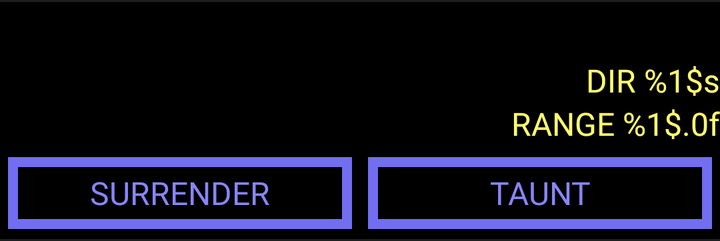
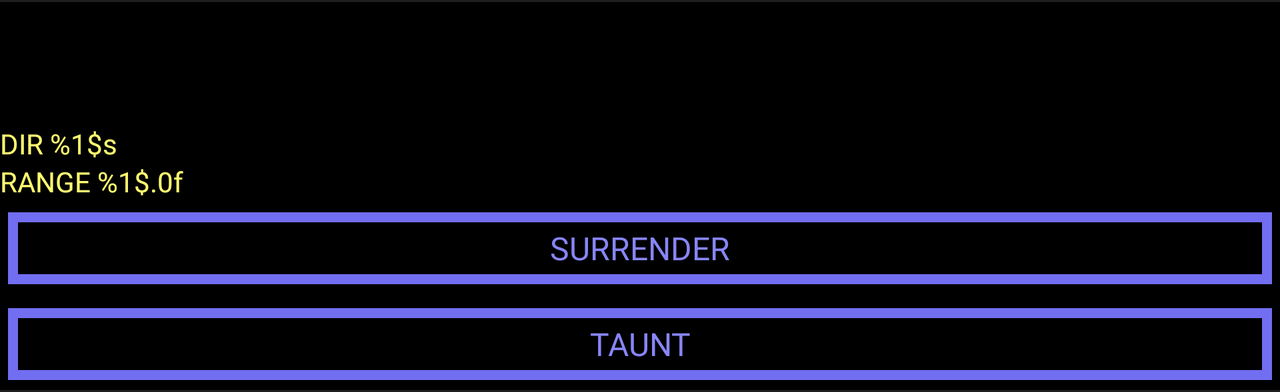

Two renders of one Android screen. The first uses the default layout on a phone; the second uses the alternative layout the repository ships for a different screen configuration, on a matching device. The two XML files are below.
<!-- AndroidManifest.xml: application theme Theme.ArtemisAgent -->
<!-- res/layout/enemies_entry.xml -->
<?xml version="1.0" encoding="utf-8"?>
<androidx.constraintlayout.widget.ConstraintLayout
    xmlns:android="http://schemas.android.com/apk/res/android"
    xmlns:app="http://schemas.android.com/apk/res-auto"
    android:layout_width="match_parent"
    android:layout_height="wrap_content">
    <View
        android:id="@+id/topDivider"
        android:layout_width="match_parent"
        android:layout_height="1dp"
        android:background="?android:attr/listDivider"
        app:layout_constraintTop_toTopOf="parent" />
    <TextView
        android:id="@+id/enemyNameLabel"
        android:layout_width="match_parent"
        android:layout_height="wrap_content"
        android:ellipsize="end"
        android:textSize="@dimen/mediumTextSize"
        app:layout_constraintTop_toTopOf="@id/topDivider" />
    <TextView
        android:id="@+id/enemyDirectionLabel"
        android:layout_width="wrap_content"
        android:layout_height="wrap_content"
        android:text="@string/direction"
        android:textSize="@dimen/baseTextSize"
        app:layout_constraintEnd_toEndOf="parent"
        app:layout_constraintRight_toRightOf="parent"
        app:layout_constraintTop_toBottomOf="@id/enemyNameLabel" />
    <TextView
        android:id="@+id/enemyRangeLabel"
        android:layout_width="wrap_content"
        android:layout_height="wrap_content"
        android:text="@string/range"
        android:textSize="@dimen/baseTextSize"
        app:layout_constraintEnd_toEndOf="parent"
        app:layout_constraintRight_toRightOf="parent"
        app:layout_constraintTop_toBottomOf="@id/enemyDirectionLabel" />
    <TextView
        android:id="@+id/enemyStatusLabel"
        android:layout_width="0dp"
        android:layout_height="wrap_content"
        android:layout_marginEnd="@dimen/paddingSmall"
        android:textSize="@dimen/baseTextSize"
        app:layout_constraintEnd_toStartOf="@id/enemyDirectionLabel"
        app:layout_constraintLeft_toLeftOf="parent"
        app:layout_constraintRight_toLeftOf="@id/enemyDirectionLabel"
        app:layout_constraintStart_toStartOf="parent"
        app:layout_constraintTop_toBottomOf="@id/enemyNameLabel" />
    <TextView
        android:id="@+id/enemyTauntsLabel"
        android:layout_width="0dp"
        android:layout_height="wrap_content"
        android:layout_marginEnd="@dimen/paddingSmall"
        android:textSize="@dimen/baseTextSize"
        app:layout_constraintEnd_toStartOf="@id/enemyRangeLabel"
        app:layout_constraintLeft_toLeftOf="parent"
        app:layout_constraintRight_toLeftOf="@id/enemyRangeLabel"
        app:layout_constraintStart_toStartOf="parent"
        app:layout_constraintTop_toBottomOf="@id/enemyStatusLabel" />
    <Button
        android:id="@+id/enemySurrenderButton"
        android:layout_width="0dp"
        android:layout_height="wrap_content"
        android:text="@string/surrender"
        app:layout_constraintEnd_toStartOf="@id/enemyTauntButton"
        app:layout_constraintLeft_toLeftOf="parent"
        app:layout_constraintRight_toLeftOf="@id/enemyTauntButton"
        app:layout_constraintStart_toStartOf="parent"
        app:layout_constraintTop_toBottomOf="@id/enemyTauntsLabel" />
    <Button
        android:id="@+id/enemyTauntButton"
        android:layout_width="0dp"
        android:layout_height="wrap_content"
        android:text="@string/taunt"
        app:layout_constraintEnd_toEndOf="parent"
        app:layout_constraintLeft_toRightOf="@id/enemySurrenderButton"
        app:layout_constraintRight_toRightOf="parent"
        app:layout_constraintStart_toEndOf="@id/enemySurrenderButton"
        app:layout_constraintTop_toBottomOf="@id/enemyTauntsLabel" />
    <View
        android:id="@+id/bottomDivider"
        android:layout_width="match_parent"
        android:layout_height="1dp"
        android:layout_marginTop="@dimen/paddingSmall"
        android:background="?android:attr/listDivider"
        app:layout_constraintBottom_toBottomOf="parent" />
</androidx.constraintlayout.widget.ConstraintLayout>
<!-- resources referenced by this layout -->
<resources>
  <dimen name="baseTextSize">16sp</dimen>
  <dimen name="mediumTextSize">22sp</dimen>
  <dimen name="paddingSmall">5dp</dimen>
  <string name="direction">DIR %1$s</string>
  <string name="range">RANGE %1$.0f</string>
  <string name="surrender">Surrender</string>
  <string name="taunt">Taunt</string>
  <color name="colorPrimary">#726EF1</color>
  <color name="backgroundBlack">#000000</color>
  <color name="colorAccent">#8885F8</color>
  <color name="textDefault">#FFFC6F</color>
  <style name="TextAppearance.ArtemisAgent" parent="TextAppearance.AppCompat">
          <item name="android:textSize">@dimen/baseTextSize</item>
      </style>
  <style name="TextAppearance.ArtemisAgent.Button" parent="TextAppearance.AppCompat.Button">
          <item name="android:textSize">@dimen/baseTextSize</item>
      </style>
  <!-- drawable checkbox_drawable (drawable) -->
  <?xml version="1.0" encoding="utf-8"?>
  <shape xmlns:android="http://schemas.android.com/apk/res/android"
      android:shape="rectangle">
      <stroke android:width="3dp" android:color="?attr/colorButtonNormal" />
      <solid android:color="@color/checkbox_fill" />
      <size android:width="@dimen/checkBoxSize" android:height="@dimen/checkBoxSize" />
  </shape>
  <style name="Widget.ArtemisAgent.Button" parent="Widget.AppCompat.Button">
          <item name="android:background">@drawable/button_drawable</item>
          <item name="android:textColor">@color/button_text_color</item>
      </style>
  <style name="Widget.ArtemisAgent.TextView" parent="Widget.AppCompat.TextView">
          <item name="android:textColor">?android:attr/textColorPrimary</item>
      </style>
  <style name="Widget.ArtemisAgent.EditText" parent="Widget.AppCompat.EditText">
          <item name="background">@drawable/button_drawable</item>
          <item name="android:background">@drawable/button_drawable</item>
          <item name="android:textCursorDrawable">@drawable/text_cursor</item>
          <item name="android:textColorHint">?android:attr/textColorPrimary</item>
      </style>
  <style name="Widget.ArtemisAgent.AutoCompleteTextView" parent="Widget.AppCompat.AutoCompleteTextView">
          <item name="background">@drawable/button_drawable</item>
          <item name="android:background">@drawable/button_drawable</item>
          <item name="android:popupAnimationStyle">@anim/appear</item>
          <item name="android:popupBackground">@drawable/button_drawable</item>
          <item name="android:textCursorDrawable">@drawable/text_cursor</item>
      </style>
  <style name="ThemeOverlay.ArtemisAgent.AlertDialog" parent="ThemeOverlay.AppCompat.Dialog.Alert">
          <item name="android:backgroundDimEnabled">false</item>
          <item name="android:scrollbars">none</item>
          <item name="android:windowBackground">@drawable/button_drawable</item>
          <item name="android:windowAnimationStyle">@anim/appear</item>
      </style>
  <style name="Widget.ArtemisAgent.SeekBar" parent="Widget.AppCompat.SeekBar">
          <item name="background">@drawable/slider_drawable</item>
          <item name="android:background">@drawable/slider_drawable</item>
          <item name="android:progressDrawable">@drawable/slider_drawable</item>
          <item name="android:thumb">@drawable/text_cursor</item>
      </style>
  <dimen name="checkBoxSize">16dp</dimen>
  <!-- drawable text_cursor (drawable) -->
  <?xml version="1.0" encoding="utf-8"?>
  <shape xmlns:android="http://schemas.android.com/apk/res/android"
      android:shape="rectangle">
      <size android:height="10dip" android:width="10dip" />
      <solid android:color="?attr/colorPrimary" />
  </shape>
</resources>
<!-- res/layout-land/enemies_entry.xml (the repository's variant of the layout above) -->
<!-- drawn on the phone turned sideways -->
<?xml version="1.0" encoding="utf-8"?>
<androidx.constraintlayout.widget.ConstraintLayout
    xmlns:android="http://schemas.android.com/apk/res/android"
    xmlns:app="http://schemas.android.com/apk/res-auto"
    android:layout_width="wrap_content"
    android:layout_height="wrap_content">
    <View
        android:id="@+id/topDivider"
        android:layout_width="match_parent"
        android:layout_height="1dp"
        android:background="?android:attr/listDivider"
        app:layout_constraintTop_toTopOf="parent" />
    <TextView
        android:id="@+id/enemyNameLabel"
        android:layout_width="match_parent"
        android:layout_height="wrap_content"
        android:ellipsize="end"
        android:textSize="18sp"
        app:layout_constraintTop_toTopOf="@id/topDivider" />
    <TextView
        android:id="@+id/enemyDirectionLabel"
        android:layout_width="match_parent"
        android:layout_height="wrap_content"
        android:text="@string/direction"
        app:layout_constraintTop_toBottomOf="@id/enemyTauntsLabel" />
    <TextView
        android:id="@+id/enemyRangeLabel"
        android:layout_width="match_parent"
        android:layout_height="wrap_content"
        android:text="@string/range"
        app:layout_constraintTop_toBottomOf="@id/enemyDirectionLabel" />
    <TextView
        android:id="@+id/enemyStatusLabel"
        android:layout_width="match_parent"
        android:layout_height="wrap_content"
        android:layout_marginEnd="@dimen/paddingSmall"
        app:layout_constraintTop_toBottomOf="@id/enemyNameLabel" />
    <TextView
        android:id="@+id/enemyTauntsLabel"
        android:layout_width="match_parent"
        android:layout_height="wrap_content"
        android:layout_marginEnd="@dimen/paddingSmall"
        app:layout_constraintTop_toBottomOf="@id/enemyStatusLabel" />
    <Button
        android:id="@+id/enemySurrenderButton"
        android:layout_width="0dp"
        android:layout_height="wrap_content"
        android:text="@string/surrender"
        app:layout_constraintEnd_toEndOf="parent"
        app:layout_constraintLeft_toLeftOf="parent"
        app:layout_constraintRight_toRightOf="parent"
        app:layout_constraintStart_toStartOf="parent"
        app:layout_constraintTop_toBottomOf="@id/enemyRangeLabel" />
    <Button
        android:id="@+id/enemyTauntButton"
        android:layout_width="0dp"
        android:layout_height="wrap_content"
        android:text="@string/taunt"
        app:layout_constraintEnd_toEndOf="parent"
        app:layout_constraintLeft_toLeftOf="parent"
        app:layout_constraintRight_toRightOf="parent"
        app:layout_constraintStart_toStartOf="parent"
        app:layout_constraintTop_toBottomOf="@id/enemySurrenderButton" />
    <View
        android:id="@+id/bottomDivider"
        android:layout_width="match_parent"
        android:layout_height="1dp"
        android:layout_marginTop="@dimen/paddingSmall"
        android:background="?android:attr/listDivider"
        app:layout_constraintBottom_toBottomOf="parent" />
</androidx.constraintlayout.widget.ConstraintLayout>
<!-- resources referenced by the variant -->
<!-- as the phone turned sideways resolves them -->
<resources>
  <dimen name="paddingSmall">5dp</dimen>
  <string name="direction">DIR %1$s</string>
  <string name="range">RANGE %1$.0f</string>
  <string name="surrender">Surrender</string>
  <string name="taunt">Taunt</string>
  <color name="colorPrimary">#726EF1</color>
  <color name="backgroundBlack">#000000</color>
  <color name="colorAccent">#8885F8</color>
  <color name="textDefault">#FFFC6F</color>
  <style name="TextAppearance.ArtemisAgent" parent="TextAppearance.AppCompat">
          <item name="android:textSize">@dimen/baseTextSize</item>
      </style>
  <style name="TextAppearance.ArtemisAgent.Button" parent="TextAppearance.AppCompat.Button">
          <item name="android:textSize">@dimen/baseTextSize</item>
      </style>
  <!-- drawable checkbox_drawable (drawable) -->
  <?xml version="1.0" encoding="utf-8"?>
  <shape xmlns:android="http://schemas.android.com/apk/res/android"
      android:shape="rectangle">
      <stroke android:width="3dp" android:color="?attr/colorButtonNormal" />
      <solid android:color="@color/checkbox_fill" />
      <size android:width="@dimen/checkBoxSize" android:height="@dimen/checkBoxSize" />
  </shape>
  <style name="Widget.ArtemisAgent.Button" parent="Widget.AppCompat.Button">
          <item name="android:background">@drawable/button_drawable</item>
          <item name="android:textColor">@color/button_text_color</item>
      </style>
  <style name="Widget.ArtemisAgent.TextView" parent="Widget.AppCompat.TextView">
          <item name="android:textColor">?android:attr/textColorPrimary</item>
      </style>
  <style name="Widget.ArtemisAgent.EditText" parent="Widget.AppCompat.EditText">
          <item name="background">@drawable/button_drawable</item>
          <item name="android:background">@drawable/button_drawable</item>
          <item name="android:textCursorDrawable">@drawable/text_cursor</item>
          <item name="android:textColorHint">?android:attr/textColorPrimary</item>
      </style>
  <style name="Widget.ArtemisAgent.AutoCompleteTextView" parent="Widget.AppCompat.AutoCompleteTextView">
          <item name="background">@drawable/button_drawable</item>
          <item name="android:background">@drawable/button_drawable</item>
          <item name="android:popupAnimationStyle">@anim/appear</item>
          <item name="android:popupBackground">@drawable/button_drawable</item>
          <item name="android:textCursorDrawable">@drawable/text_cursor</item>
      </style>
  <style name="ThemeOverlay.ArtemisAgent.AlertDialog" parent="ThemeOverlay.AppCompat.Dialog.Alert">
          <item name="android:backgroundDimEnabled">false</item>
          <item name="android:scrollbars">none</item>
          <item name="android:windowBackground">@drawable/button_drawable</item>
          <item name="android:windowAnimationStyle">@anim/appear</item>
      </style>
  <style name="Widget.ArtemisAgent.SeekBar" parent="Widget.AppCompat.SeekBar">
          <item name="background">@drawable/slider_drawable</item>
          <item name="android:background">@drawable/slider_drawable</item>
          <item name="android:progressDrawable">@drawable/slider_drawable</item>
          <item name="android:thumb">@drawable/text_cursor</item>
      </style>
  <dimen name="baseTextSize">16sp</dimen>
  <dimen name="checkBoxSize">16dp</dimen>
  <!-- drawable text_cursor (drawable) -->
  <?xml version="1.0" encoding="utf-8"?>
  <shape xmlns:android="http://schemas.android.com/apk/res/android"
      android:shape="rectangle">
      <size android:height="10dip" android:width="10dip" />
      <solid android:color="?attr/colorPrimary" />
  </shape>
</resources>
